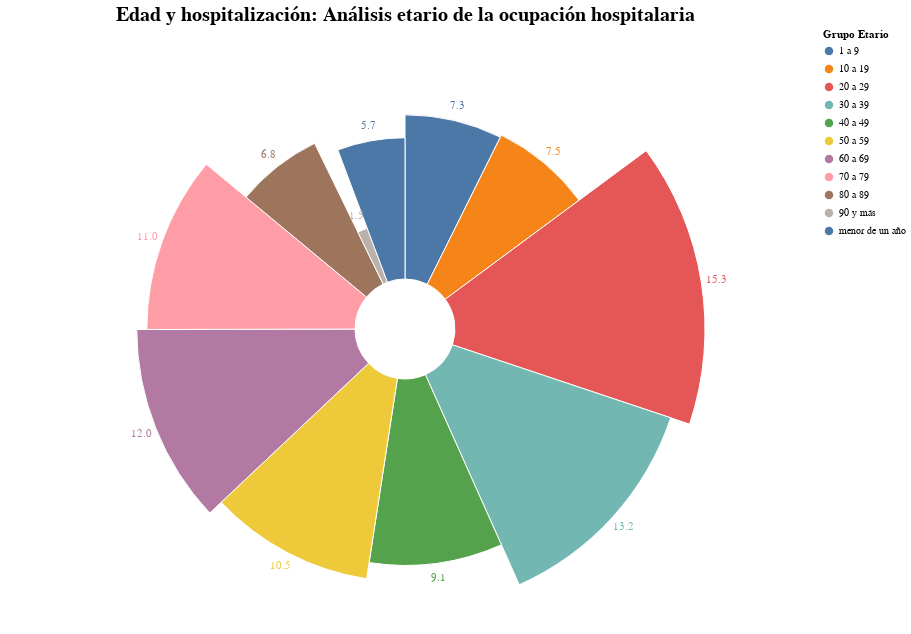

Write notebook code for a chart like this one.
### Code cell
(c1 + c2).properties(
    title="Edad y hospitalización: Análisis etario de la ocupación hospitalaria",
    width=800,    # ancho en píxeles
    height=600    # alto en píxeles
).configure_title(
    fontSize=20,
    anchor='middle'
)

### Figure 1 — Vega-Lite specification as saved in the notebook (floating-point values rounded to 4 significant figures)
{"config": {"view": {"continuousWidth": 300, "continuousHeight": 300}, "title": {"anchor": "middle", "fontSize": 20}}, "layer": [{"mark": {"type": "arc", "innerRadius": 50, "stroke": "#fff"}, "encoding": {"color": {"field": "GRUPO_EDAD", "legend": {"title": "Grupo Etario"}, "type": "nominal"}, "radius": {"field": "PORCENTAJE", "scale": {"rangeMin": 20, "type": "sqrt", "zero": true}, "type": "quantitative"}, "theta": {"field": "PORCENTAJE", "stack": true, "type": "quantitative"}}}, {"mark": {"type": "text", "radiusOffset": 15}, "encoding": {"color": {"field": "GRUPO_EDAD", "legend": {"title": "Grupo Etario"}, "type": "nominal"}, "radius": {"field": "PORCENTAJE", "scale": {"rangeMin": 20, "type": "sqrt", "zero": true}, "type": "quantitative"}, "text": {"field": "PORCENTAJE", "format": ".1f", "type": "quantitative"}, "theta": {"field": "PORCENTAJE", "stack": true, "type": "quantitative"}}}], "data": {"name": "data-131cd34004f8d166413f475c7e7e5786"}, "height": 600, "title": "Edad y hospitalización: Análisis etario de la ocupación hospitalaria", "width": 800, "$schema": "https://vega.github.io/schema/vega-lite/v5.20.1.json", "datasets": {"data-131cd34004f8d166413f475c7e7e5786": [{"GRUPO_EDAD": "1 a 9", "COUNT": 650935, "PORCENTAJE": 7.343}, {"GRUPO_EDAD": "10 a 19", "COUNT": 666897, "PORCENTAJE": 7.523}, {"GRUPO_EDAD": "20 a 29", "COUNT": 1353413, "PORCENTAJE": 15.27}, {"GRUPO_EDAD": "30 a 39", "COUNT": 1168214, "PORCENTAJE": 13.18}, {"GRUPO_EDAD": "40 a 49", "COUNT": 808005, "PORCENTAJE": 9.115}, {"GRUPO_EDAD": "50 a 59", "COUNT": 934634, "PORCENTAJE": 10.54}, {"GRUPO_EDAD": "60 a 69", "COUNT": 1063765, "PORCENTAJE": 12.0}, {"GRUPO_EDAD": "70 a 79", "COUNT": 979235, "PORCENTAJE": 11.05}, {"GRUPO_EDAD": "80 a 89", "COUNT": 600409, "PORCENTAJE": 6.773}, {"GRUPO_EDAD": "90 y más", "COUNT": 132850, "PORCENTAJE": 1.499}, {"GRUPO_EDAD": "menor de un año", "COUNT": 506310, "PORCENTAJE": 5.712}]}}
